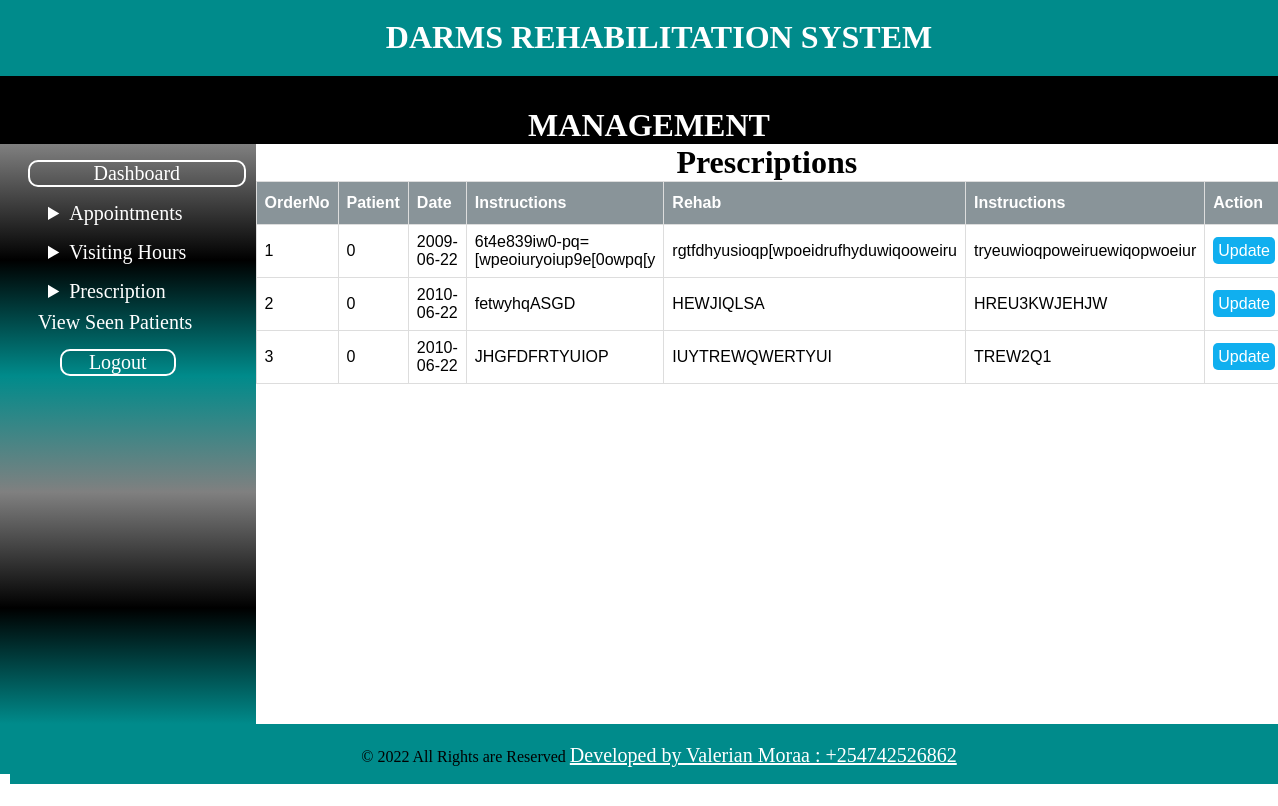
The page /doctor/viewprescription.php on the database its author committed.
### tables this page shows
CREATE TABLE `prescription` (
  `pid` int(10) NOT NULL,
  `patient_id` int(10) NOT NULL,
  `pdate` date NOT NULL,
  `diagnosis` varchar(150) NOT NULL,
  `rehab` varchar(150) NOT NULL,
  `instructions` varchar(150) DEFAULT NULL
);

### doctor/viewprescription.php (the view, shortened to what this page needs)
<?php include "includes/header.php"; ?>
<?php include "includes/navigation.php"; ?>
<?php include "includes/sidebar.php"; ?>
<div class="article">
    <h1 id="titleoftable">Prescriptions</h1>
    <table id="patients">
        <thead>
            <th>OrderNo</th>
            <th>Patient</th>
            <th>Date</th>
            <th>Instructions</th>
            <th>Rehab</th>
            <th>Instructions</th>
            <th colspan="1">Action</th>
        </thead>
        <tbody>
            <?php
            $db = mysqli_connect('localhost', 'Valerian', '#Valeriephyl254', 'darms');
            $query = "SELECT * FROM prescription";
            $select_all_prescriptions = mysqli_query($db, $query);
            $i = 0;
            while ($row = mysqli_fetch_assoc($select_all_prescriptions)) {
                $patient_id = $row['patient_id'];
                $pdate = $row['pdate'];
                $diagnosis = $row['diagnosis'];
                $rehab = $row['rehab'];
                $instructions = $row['instructions'];
                $i++;
                echo "<tr>";
                echo "<td>{$i}</td>";
                echo "<td>{$patient_id}</td>";
                echo "<td>{$pdate}</td>";
                echo "<td>{$diagnosis}</td>";
                echo "<td>{$rehab}</td>";
                echo "<td>{$instructions}</td>";
                echo "<td><a class='edit' href='editpres.php?edit={$patient_id}'>Update</a></td>";
                echo "</tr>";
            }
            ?>
        </tbody>
    </table>
</div>
<?php include "includes/footer.php"; ?>

### doctor/includes/header.php (style rules this page uses)
body { border: 0; margin: 0; overflow-x: hidden; }
h1 { text-align: center; }
.article { width: 80%; float: left; height:580px; }

### doctor/viewprescription.php (style rules this page uses)
#titleoftable { text-align: center; margin: auto; }
#patients { font-family: Arial, Helvetica, sans-serif; border-collapse: collapse; width: 100%; }
#patients td, #patients th { border: 1px solid #ddd; padding: 8px; }
#patients th { padding-top: 12px; padding-bottom: 12px; text-align: left; background-color: #899499; color: white; }
.edit { background:#10AFEF ; color: #fff; padding: 5px; text-decoration:none ; border-radius: 5px; }

### rows shown on the page
prescription: patient "0", pdate "2009-06-22", diagnosis "6t4e839iw0-pq=[wpeoiuryoiup9e[0owpq[y", rehab "rgtfdhyusioqp[wpoeidrufhyduwiqooweiru", instructions "tryeuwioqpoweiruewiqopwoeiur"
prescription: patient "0", pdate "2010-06-22", diagnosis "fetwyhqASGD", rehab "HEWJIQLSA", instructions "HREU3KWJEHJW"
prescription: patient "0", pdate "2010-06-22", diagnosis "JHGFDFRTYUIOP", rehab "IUYTREWQWERTYUI", instructions "TREW2Q1"
